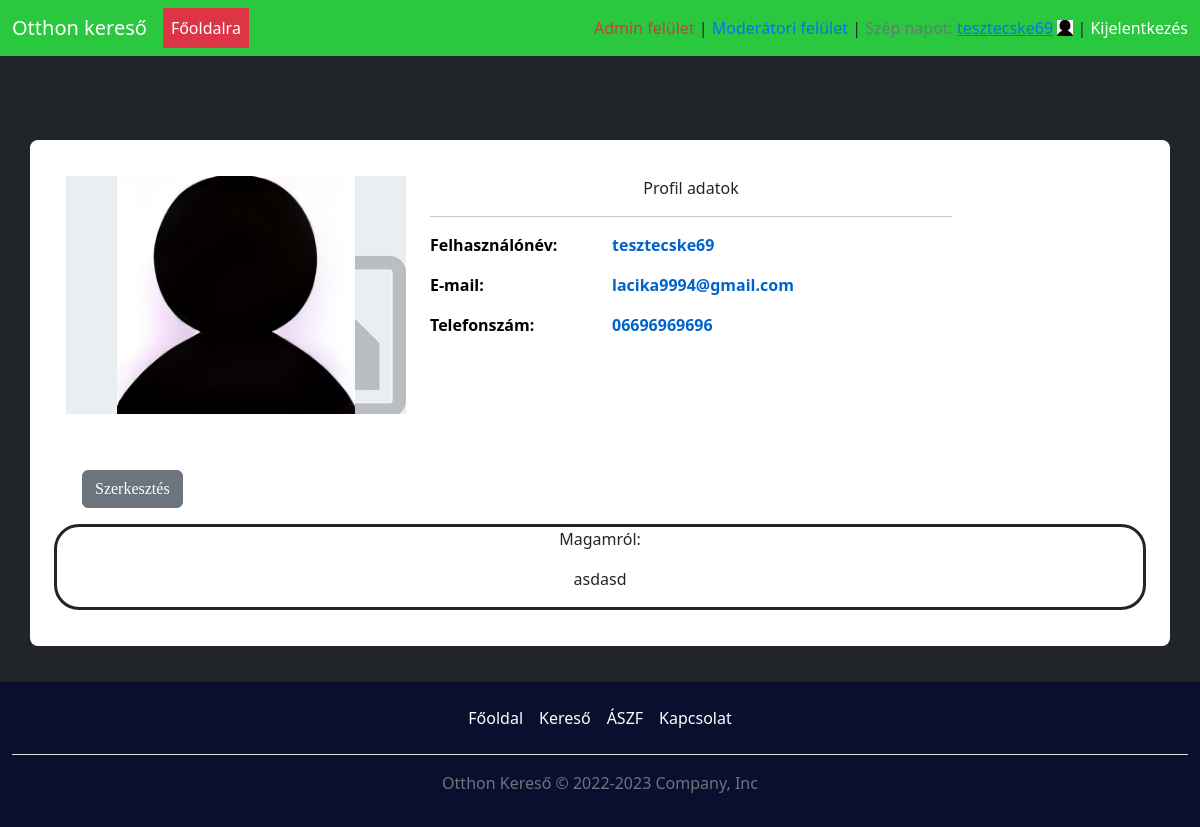
Page /profile.php (signed in) on the committed database.
### tables this page shows
CREATE TABLE `users` (
  `userID` varchar(25) NOT NULL,
  `Name` varchar(50) NOT NULL,
  `Email` varchar(255) NOT NULL,
  `Password` varchar(255) NOT NULL,
  `ActivationCode` varchar(255) NOT NULL,
  `Activated` varchar(6) NOT NULL,
  `Description` varchar(255) NOT NULL DEFAULT 'Még nem írtam magamról! Amennyiben szimpatikusak az állatok amiket feltöltöttem és befogadnád őket kérlek írj nekem egy emailt!',
  `PhoneNumber` varchar(12) NOT NULL,
  `ProfilePicture` varchar(255) NOT NULL DEFAULT 'img/profile_pics/default.png',
  `Thumbnail` varchar(255) NOT NULL DEFAULT 'img/thumbnail_pics/default.png',
  `CreatedAt` timestamp NOT NULL DEFAULT CURRENT_TIMESTAMP,
  `UpdatedAt` timestamp NOT NULL DEFAULT CURRENT_TIMESTAMP ON UPDATE CURRENT_TIMESTAMP
);

### DB.php (called while the page is built, shortened)
<?php
class DB{
  static function GET($sql, $arr){
    $db = new mysqli(DBHOST, DBUSER, DBPASS, DBNAME);
    $stmt = $db->prepare($sql);
    if(count($arr) != 0){
      $types = [];
      foreach($arr as $item){
        $types[] = substr(gettype($item),0,1);
      }
      $types = implode('', $types);
      $stmt->bind_param($types, ...$arr);
    }
    $stmt->execute();
    return $stmt->get_result();
  }
}
?>

### profile.php (the view, shortened to what this page needs)
<?php
    include("functions.php");
    $logged_in = isset($_SESSION['logged_in']) && $_SESSION['logged_in'];
    $user_data = check_login();
    $is_admin = is_admin();
    $is_moderator = is_moderator();
    $user_id = $_SESSION['userID'];
    $result = DB::GET(
        "SELECT Email, Name, Description, PhoneNumber, ProfilePicture, Thumbnail FROM users WHERE userID = ?",
        array($user_id));
    $row = mysqli_fetch_assoc($result);
    $html = '
    <form>
                <div class="row">
                    <div class="col-md-4">
                        <div class="profile-img" style="background-image: url('.$row['Thumbnail'].');">
                            <img src="'.$row['ProfilePicture'].'" alt="'.$row['Name'].'" />
                        </div>
                        <div class="col-md-2" style="all: initial;">
                            <br>
                            <a class="btn btn-secondary m-3" href="profil_szerkesztes.php">Szerkesztés</a>
                        </div>
                    </div>
                    <div class="col-md-6">
                        <p class="text-center">Profil adatok</p>
                        <hr>
                        <div class="row">
                            <div class="col-md-8">
                                <div class="tab-content profile-tab" id="myTabContent">
                                    <div class="tab-pane fade show active" id="home" role="tabpanel"
                                        aria-labelledby="home-tab" style="color:black;background-color:white;">
                                        <div class="row">
                                            <div class="col-md-6">
                                                <label>Felhasználónév:</label>
                                            </div>
                                            <div class="col-md-6">
                                                <p>'.$row['Name'].'</p>
                                            </div>
                                        </div>
                                        <div class="row">
                                            <div class="col-md-6">
                                                <label>E-mail:</label>
                                            </div>
                                            <div class="col-md-6">
                                                <p>'.$row['Email'].'</p>
                                            </div>
                                        </div>
                                        <div class="row">
                                            <div class="col-md-6">
                                                <label>Telefonszám:</label>
                                            </div>
                                            <div class="col-md-6">
                                                <p>'.$row['PhoneNumber'].'</p>
                                            </div>
                                        </div>
                                    </div>
                                </div>
                            </div>
                        </div>
                    </div>
                    <div class="leiras">
                        <p class="text-center">Magamról:</p>
                        <p class="text-center">'.$row['Description'].'</p>
                    </div>
                </div>
            </form>
    ';
?>
<!DOCTYPE html>
<html lang="hu">
<head>
    <link href="css/bootstrap.min.css" rel="stylesheet">
    <link rel="stylesheet" href="css/bootstrap.min.css">
    <link rel="stylesheet" href="css/def.css">
    <link rel="stylesheet" href="css/styles.css">
    <link rel="stylesheet" href="css/profile.css">
</head>
<body>
<nav class="navbar navbar-expand-lg navbar-dark bg-green" aria-label="Third navbar example">
    <div class="container-fluid">
      <a class="navbar-brand" href="index.php">Otthon kereső</a>
      <div class="collapse navbar-collapse" id="navbarsExample03">
        <ul class="navbar-nav me-auto mb-2 mb-sm-0">
          <li class="nav-item">
            <a class="nav-link text-white bg-danger" aria-current="page" href="index.php">Főoldalra</a>
          </li>
        </ul>
        <?php if ($is_admin): ?>
        <a class="nav-link text-danger" href="admin.php">Admin felület</a>&nbsp;|&nbsp;
        <?php endif; ?>
        <?php if ($is_moderator || $is_admin): ?>
        <a class="nav-link text-primary" href="moderation.php">Moderátori felület</a>&nbsp;|&nbsp;
        <?php endif; ?>
        <?php if ($logged_in): ?>
          <?php greet_user();?><a class="nav-item" href="profile.php"><?php echo $user_data['Name'];?></a>&nbsp;<img width="16" height="16" src="<?php echo $user_data['ProfilePicture'] ?>" focusable="false"></img>&nbsp;|&nbsp;
        <a class="nav-link text-white" href="logout.php">Kijelentkezés</a>
        <?php endif; ?>
      </div>
    </div>
  </nav>
    <div class="bg">
        <div>
            <br>
            <br>
        </div>
        <div class="container emp-profile">
            <?php echo $html ?>
        </div>
    </div>
    <footer class="container-fluid py-3 bg-blue">
      <ul class="nav justify-content-center border-bottom pb-3 mb-3">
        <li class="nav-item"><a href="index.php" class="nav-link px-2 text-white">Főoldal</a></li>
        <li class="nav-item"><a href="search.php" class="nav-link px-2 text-white">Kereső</a></li>
        <li class="nav-item"><a href="aszf.php" class="nav-link px-2 text-white">ÁSZF</a></li>
        <li class="nav-item"><a href="contact.php" class="nav-link px-2 text-white">Kapcsolat</a></li>
      </ul>
      <p class="text-center text-muted">Otthon Kereső © 2022-2023 Company, Inc</p>
    </footer>
</body>
</html>

### css/def.css (style rules this page uses)
body { background-color: rgb(33, 37, 41); }

### css/styles.css (style rules this page uses)
:root { --zold: #29C83E; --kek: #0A0F2E; }
* { margin: 0px; padding: 0px; }
.navbar { margin-bottom: 0px; }
.bg-green { background-color: var(--zold); }
.bg-blue { background-color: var(--kek); }
.active { background-color: blue; color: white; }

### css/profile.css (style rules this page uses)
.emp-profile { padding: 3%; margin-top: 3%; margin-bottom: 3%; border-radius: 0.5rem; background: #fff; }
.profile-img { text-align: center; }
.profile-img img { width: 70%; height: 100%; }
.profile-tab label { font-weight: 600; }
.profile-tab p { font-weight: 600; color: #0062cc; }
.leiras { border-style: solid; border-radius: 25px; }

### rows in the picture
users: Name "tesztecske69", ProfilePicture (placeholder picture), Thumbnail (placeholder picture), Email "lacika9994@gmail.com", PhoneNumber "06696969696", Description "asdasd"
